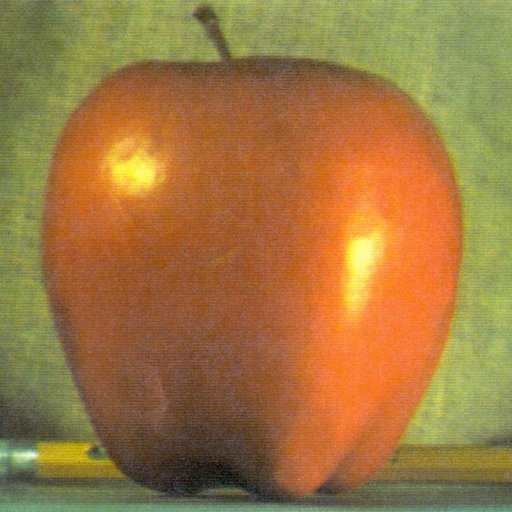
#> input picture data/apple.jpg, 512 x 512 px, found by its file name
$ jupyter execute 05_Transformations_Translations_OpenCV.ipynb
#> lines starting #> are read from the running program, lines starting #| are printed output that depends on the picture
[cell 1]
import numpy as np
import matplotlib.pyplot as plt
import matplotlib.patches as patches
import matplotlib.colors as mcolors
import matplotlib.cm as cm
import matplotlib as mpl
import matplotlib.ticker as ticker
import matplotlib.dates as mdates
import cv2

[cell 2]
# defining the imshow function
def imshow(title = 'Image',image = None,size = 10):
    w,h = image.shape[1],image.shape[0]
    aspect_ratio = w/h
    plt.figure(figsize=(size*aspect_ratio,size))
    plt.imshow(cv2.cvtColor(image,cv2.COLOR_BGR2RGB))
    plt.title(title)
    plt.show()

[cell 3]
# Translations
# This is affine transformation that simply shifts the position of the image ( left or right )
# we use cv2.warpAffine() function to implement these transformations
# cv2.warpAffine(image , T , ( width , height)

[cell 4]
# load the image


Image = cv2.imread('C:\\Users\\abhin\\OneDrive\\Documents\\GitHub\\Computer-Vision\\data\\apple.jpg')  # read the image
#> Image is the input picture: shape (512, 512, 3); mean B, G, R 64.8, 119.7, 159.1
imshow('Original Image',Image)  # display the image

[cell 5]
# store the height and width

h,w = Image.shape[:2]   # get the height and width of the image
#> h = 512; w = 512
quarter_height , quarter_width = h/4 , w/4  # get the quarter height and width of the image
#> quarter_height = 128; quarter_width = 128

# our translation
#      | 1 0 Tx |
# T  = | 0 1 Ty |
#      | 0 0 1  |

[cell 6]
# T is our translation matrix
# we use numpy to create the matrix

T = np.float32([[1,0,quarter_width],[0,1,quarter_height]])  # create the translation matrix
#> T = [[1, 0, 128], [0, 1, 128]]

# we use warpaffine to transform the image using the matrix

Image_translation = cv2.warpAffine(Image,T,(w,h))  # apply the translation matrix to the image
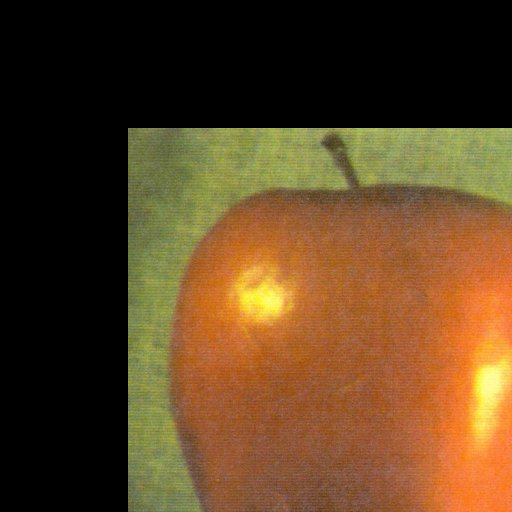
#> Image_translation: shape (512, 512, 3); mean B, G, R 33.9, 65.5, 92.7
imshow('Translation Image',Image_translation)  # display the image

[cell 7]
# Rotations
# This is an affine transformation that rotates the image at a particular angle
# we use cv2.getRotationMatrix2D() function to implement these transformations
# cv2.getRotationMatrix2D(center , angle , scale)

image = cv2.imread('C:\\Users\\abhin\\OneDrive\\Documents\\GitHub\\Computer-Vision\\data\\apple.jpg')  # read the image
height , width = image.shape[:2]  # get the height and width of the image
#> height = 512; width = 512

# divide by 2 to rotate  the image around the centre

rotation_matrix = cv2.getRotationMatrix2D((width/2,height/2),45,0.6)  # get the rotation matrix

# input our image and rotation matrix to get the rotated image

rotated_image = cv2.warpAffine(image,rotation_matrix,(width,height))  # apply the rotation matrix to the image
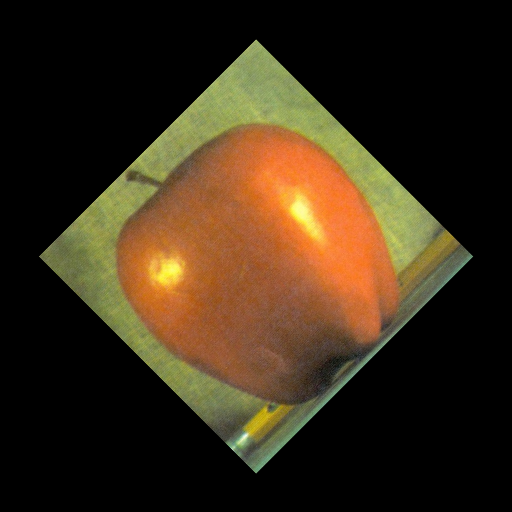
#> rotated_image: shape (512, 512, 3); mean B, G, R 23.3, 43.1, 57.2

imshow('Rotated Image',rotated_image)  # display the image

[cell 8]
# rotation with transpose

rotated_image = cv2.transpose(image)  # rotate the image using transpose
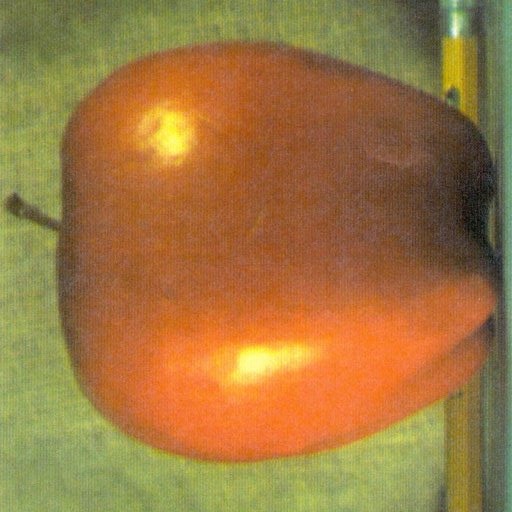
#> rotated_image: shape (512, 512, 3); mean B, G, R 64.8, 119.7, 159.1
imshow('Rotated Image',rotated_image)  # display the image
